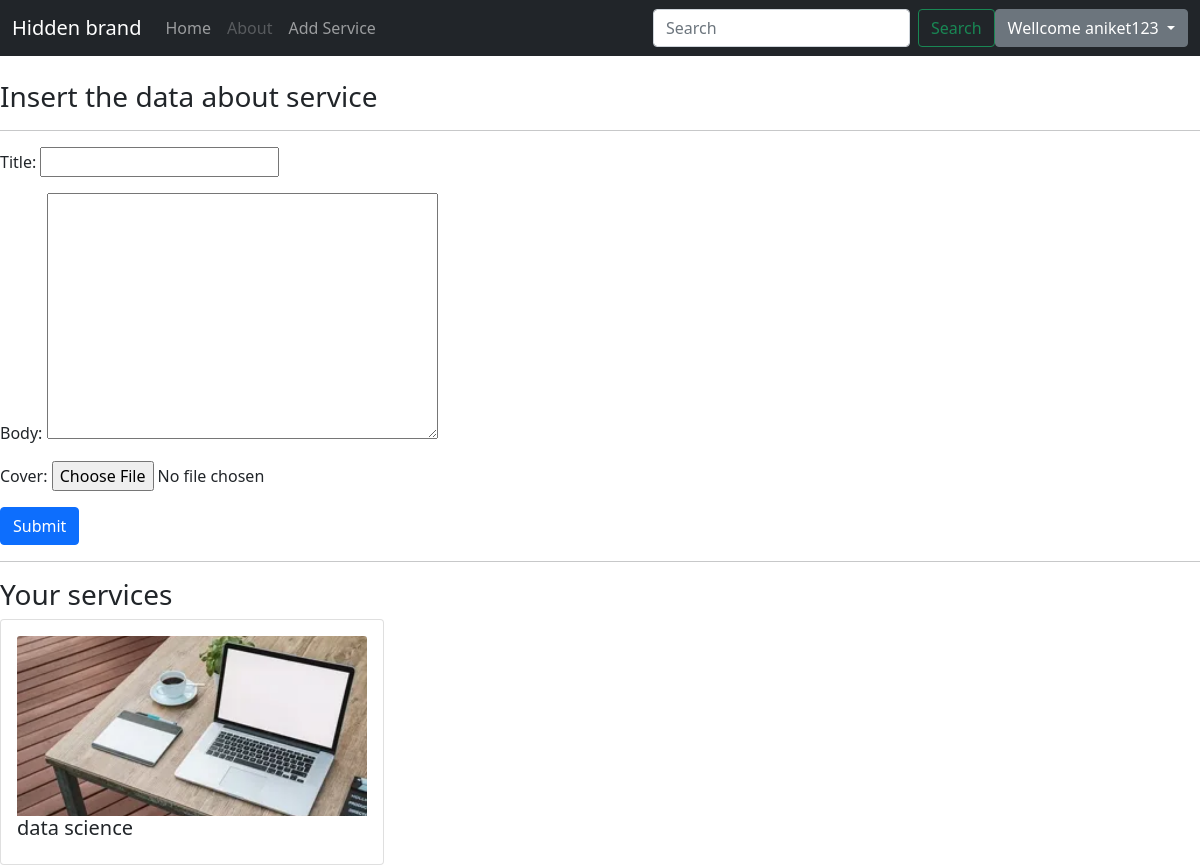
The page /add_service (signed in) on the database its author committed.
### service/models.py (models this page shows, shortened)
class Post(models.Model):
    title=models.CharField(max_length=150)
    body=models.TextField()
    liked=models.IntegerField(default=0)
    creator = models.ForeignKey(User, on_delete=CASCADE)
    updated=models.DateField(auto_now=True)
    created=models.DateField(auto_now_add=True)
    cover=models.ImageField(blank=True, null=True)

### service/views.py (the view)
# urls.py: path('add_service',service.views.add_service,name='add_Service'),
def add_service(request):
        if request.method == "POST":
            form = nameForm(request.POST,request.FILES)
            if form.is_valid():
                data=form.save(False)
                cover = form.cleaned_data['cover']
                form.instance.creator_id=request.user.id
                if cover:
                    print(True)
                    image = Image.open(cover)
                    image.thumbnail((300, 300))
                    image_data = BytesIO()
                    image.save(fp=image_data, format=cover.image.format)
                    image_file = ImageFile(image_data)
                    print(image_file)
                    data.cover.save(cover.name, image_file)
                data.save()
                return redirect('home')
        else:
            form = nameForm()
        user_id=request.user.id
        posts=Post.objects.filter(creator_id=request.user.id)
        return render(
            request, "services.html",
            {
                "form": form,
                "is_file_uploaded": True,
                'posts':posts
            }
        )

### service/forms.py
class nameForm(forms.ModelForm):
    class Meta:
        model=Post
        fields=['title','body','cover']

### service/templates/services.html
{% extends 'base.html' %} {% load static %} {% block main %}
<br>
<h3>Insert the data about service</h3>
<hr>
<form action="" method="POST" enctype="multipart/form-data">
    {% csrf_token %} {{ form.as_p }}
    <button type="submit" class="btn btn-primary">Submit</button>
</form>
<hr>
<h3>Your services</h3>
<div class="row row-cols-3 row-cols-md-3 g-4">
    {% for post in posts %}
    <div class="col">
        <div class="card">
            <div class="card-body">
                <img class="card-img-top" {% if post.cover %} <img src="{{ post.cover.url }}" alt="Card Image" {% endif %} style="width:100%; height:15vw; object-fit:cover;">
                <h5 class="card-title">{{ post.title }}</h5>
            </div>
        </div>
    </div>
    {% endfor %}
</div>
{% endblock main %}

### service/templates/base.html (shortened to what this page needs)
{% load static %}
<!doctype html>
<html lang="en">
<head>
    <link href="https://cdn.jsdelivr.net/npm/bootstrap@5.1.1/dist/css/bootstrap.min.css" rel="stylesheet">
</head>
<body>
    <nav class="navbar navbar-expand-lg navbar-dark bg-dark">
        <div class="container-fluid">
            <div class="collapse navbar-collapse" id="navbarTogglerDemo01">
                <a class="navbar-brand" href="#">Hidden brand</a>
                <ul class="navbar-nav me-auto mb-2 mb-lg-0">
                    <li class="nav-item">
                        <a class="nav-link" href="{% url 'home' %}">Home</a>
                    </li>
                    <li class="nav-item">
                        <a class="nav-link disabled">About</a>
                    </li>
                    {% if user.is_authenticated %}
                    <li class="nav-item">
                        <a class="nav-link" href="/add_service">Add Service</a>
                    </li>
                    {% endif %}
                </ul>
                <form class="d-flex" method="POST" action="{% url 'search' %}">
                    <input class="form-control me-2" type="search" placeholder="Search" aria-label="Search" id="mysearch" name="mysearch">
                    <button class="btn btn-outline-success" type="submit">Search</button>
                </form>
                {% if user.is_authenticated %}
                <div class="dropdown">
                    <button class="btn btn-secondary dropdown-toggle" type="button" id="dropdownMenuButton1" data-bs-toggle="dropdown" aria-expanded="false">
                   Wellcome {{request.user.username}}
                 </button>
                </div>
                {% else %}
                <button type="button" class="btn btn-outline-success" data-bs-target="#log_in" data-bs-toggle="modal">Log-in</button>
                <button type="submit" class="btn btn-outline-success" data-bs-target="#sign_up" data-bs-toggle="modal">sign-up</button> {% endif %}
            </div>
    </nav>
    {% block main %}{% endblock main %}
</body>
</html>

### rows shown on the page
Post: cover (picture), title "data science"

### other values the page prints
{{ request.user.username }} "aniket123"
